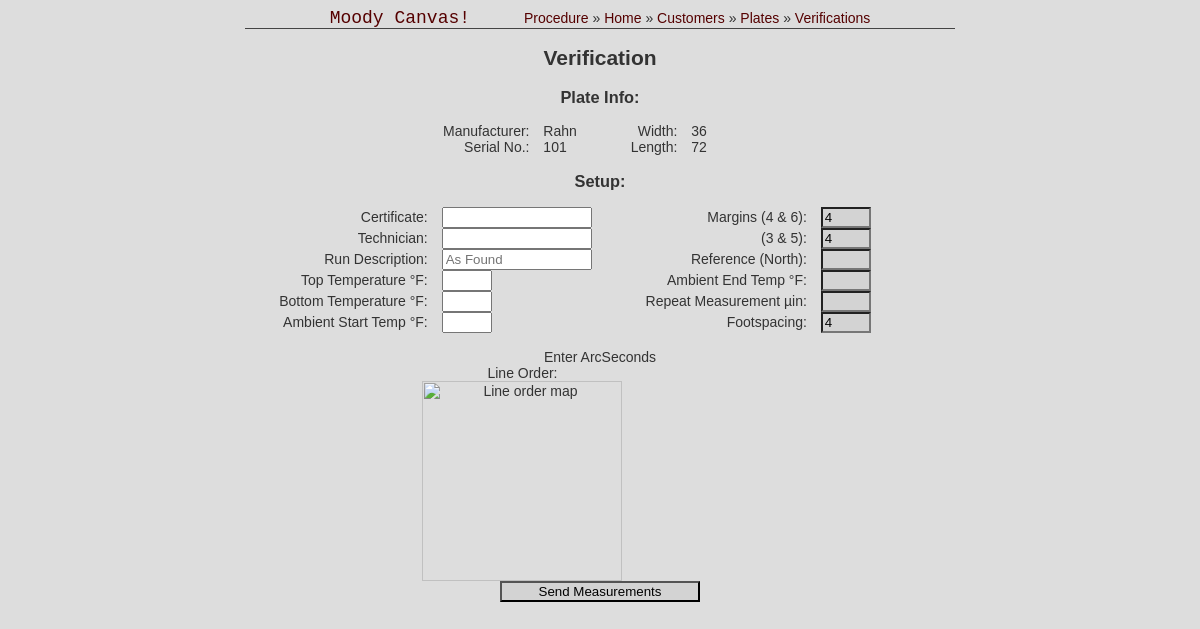
/Moody/Dollins/101/new_verif/, run on the app's committed database.
### Moody/models.py (models this page shows, shortened)
class Plate(models.Model):
    cust_id = models.ForeignKey(Customer, on_delete=models.CASCADE)
    plate_id = models.CharField(max_length=50)
    plate_sn = models.CharField(max_length=50)
    plate_mfr = models.CharField(max_length=50)
    plate_wid = models.IntegerField()
    plate_len = models.IntegerField()

### Moody/views.py (the view)
# urls.py: path('<str:custname>/<str:id_no>/new_verif/', views.NewVerifView.as_view(), name='new_verif'),
class NewVerifView(generic.ListView):
    template_name = 'Moody/new_verif.html'
    context_object_name = 'plate'
    def get_queryset(self):
        return Plate.objects.get(plate_id=self.kwargs['id_no'])

### Moody/models.py (called while the page is built)
    def __str__(self):
        return self.cust_name

### Moody/templates/Moody/new_verif.html (shortened to what this page needs)
<html>
<head>
    {% load static %}
</head>
<body>
    <div id="header">
        <ul id="nav">
            <li><a href="{% url 'home:index' %}" style="font-size: 18px; font-family: Courier New, Courier, monospace; margin-right: 50px;">Moody Canvas!</a></li>
            <li><a rel="dead placeholder link">Procedure</a> &raquo;</li>
            <li><a href="{% url 'Moody:index' %}">Home</a> &raquo;</li>
            <li><a href="{% url 'Moody:customers' %}">Customers</a> &raquo;</li>
            <li><a href="{% url 'Moody:plates' view.kwargs.custname %}">Plates</a> &raquo;</li>
            <li><a href="{% url 'Moody:verifs' view.kwargs.custname view.kwargs.id_no %}">Verifications</a></li>
        </ul>
    </div>
    {% if not plate %}
    <h2>Entered Plate does not exist.</h2>
    {% else %}
    <h2>Verification</h2>
    <h3>Plate Info:</h3>
    <p>
        <div style="display: inline-block; margin-right: 50px;">
            <div style="display: inline-block; margin-right: 10px; text-align: right;">
                <span>Manufacturer:</span><br />
                <span>Serial No.:</span>
            </div>
            <div style="display: inline-block; text-align: left;">
                <span>{{ plate.plate_mfr }}</span><br />
                <span>{{ plate.plate_sn }}</span>
            </div>
        </div>
        <div style="display: inline-block; margin-right: 50px;">
            <div style="display: inline-block; margin-right: 10px; text-align: right;">
                <span>Width:</span><br />
                <span>Length:</span>
            </div>
            <div style="display: inline-block; text-align: left;">
                <span>{{ plate.plate_wid }}</span><br />
                <span>{{ plate.plate_len }}</span>
            </div>
        </div>
    </p>
    <h3>Setup:</h3>
    <form action="{% url 'Moody:save_new_verif' plate.cust_id plate.plate_id %}" method="post" onsubmit="return validateSubmit()">
        <p>
            <div id="block_wrap1" class="block_wrap">
                <div class="labels">
                    <span>Certificate: </span><br />
                    <span>Technician: </span><br />
                    <span>Run Description: </span><br />
                    <span>Top Temperature &deg;F: </span><br />
                    <span>Bottom Temperature &deg;F: </span><br />
                    <span>Ambient Start Temp &deg;F: </span><br />
                </div>
                <div class="inputs">
                    <input id="cert_no" name="cert_no" type="text" style="width: 150px;" value="" onchange="next()" /><br />
                    <input id="tech_name" name="tech_name" type="text" style="width: 150px;" value="" onchange="next()" /><br />
                    <input id="run_descr" name="run_descr" type="text" style="width: 150px;" value="" onchange="next()" placeholder="As Found" /><br />
                    <input id="top_temp" name="top_temp" type="number" step="0.01" value="" onchange="next()" /><br />
                    <input id="bot_temp" name="bot_temp" type="number" step="0.01" value="" onchange="next()" /><br />
                    <input id="temp_start" name="temp_start" type="number" step="0.01" onchange="next()" /><br />
                </div>
            </div>
            <div id="block_wrap2" class="block_wrap">
                <div class="labels">
                    <span>Margins (4 &amp; 6): </span><br />
                    <span>(3 &amp; 5): </span><br />
                    <span>Reference (North): </span><br />
                    <span>Ambient End Temp &deg;F: </span><br />
                    <span>Repeat Measurement &micro;in: </span><br />
                    <span>Footspacing: </span><br />
                </div>
                <div class="inputs">
                    <input id="margin_wid" name="margin_wid" type="number" step="0.1" value="4" onfocus="display_warning();" onblur="undisplay_warning();" onchange="repopulate();" readonly /><br />
                    <input id="margin_len" name="margin_len" type="number" step="0.1" value="4" onfocus="display_warning();" onblur="undisplay_warning();" onchange="repopulate();" readonly /><br />
                    <input id="ref_line" name="ref_line" type="number" step="1" value="" readonly /><br />
                    <input id="temp_end" name="temp_end" type="number" step="0.01" readonly /><br />
                    <input id="repeat" name="repeat" type="number" step="1" readonly /><br />
                    <input id="foot_len" name="foot_len" type="number" step="1" value="4" onfocus="display_warning();" onblur="undisplay_warning();" onchange="repopulate();" readonly /><br />
                </div>
            </div>
        </p>
        <div id="lines">
            <span>Enter ArcSeconds</span><br />
            <div>Line Order:<br /><img alt="Line order map" /></div>
            <div><p id="profile_1" class="profile"></p></div>
            <div><p id="profile_2" class="profile"></p></div>
            <div><p id="profile_3" class="profile"></p></div>
            <div><p id="profile_4" class="profile"></p></div>
            <div><p id="profile_5" class="profile"></p></div>
            <div><p id="profile_6" class="profile"></p></div>
            <div><p id="profile_7" class="profile"></p></div>
            <div><p id="profile_8" class="profile"></p></div>
        </div>
        <input id="submit" type="submit" style="width: 200px;" value="Send Measurements" />
    </form>
    {% endif %}
</body>
</html>

### Moody/templates/Moody/new_verif.html (style rules this page uses)
a, a:visited, a:active { color: #500; text-decoration: none; }
ul, li { list-style-type: none; list-style-position: inside; padding: 0; margin: 0; }
input { width: 50px; }
.block_wrap { display: inline-block; margin-right: 50px; }
.labels { display: inline-block; margin-right: 10px; text-align: right; }
.inputs { display: inline-block; text-align: left; }
.labels > span { display: inline-block; height: 21px; }
.inputs > input { display: inline-block; height: 21px; }
input:read-only { background-color: lightgrey; }
#lines div { display: inline-block; vertical-align: top; }
img { width: 200px; }
#nav { list-style-type: none; display: inline-block; margin: 0 auto; }
#nav li { list-style-type: none; display: inline-block; }
#header { position: relative; display: inline-block; margin: 0 auto; text-align: center; width: 60%; border-bottom: 1px solid #444; }

### data on the page
Plate: plate_mfr "Rahn", plate_sn "101", plate_wid "36", plate_len "72"
